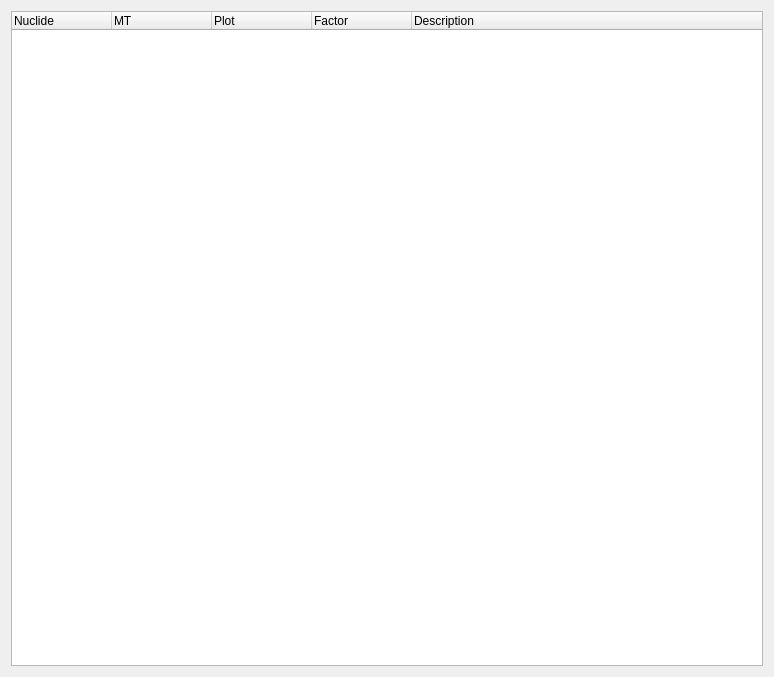
<?xml version="1.0" encoding="UTF-8"?>
<ui version="4.0">
 <class>NuclideTableWidget</class>
 <widget class="QWidget" name="NuclideTableWidget">
  <property name="geometry">
   <rect>
    <x>0</x>
    <y>0</y>
    <width>774</width>
    <height>677</height>
   </rect>
  </property>
  <property name="windowTitle">
   <string>Form</string>
  </property>
  <layout class="QHBoxLayout" name="horizontalLayout">
   <item>
    <widget class="QTreeWidget" name="treeWidgetNuclides">
     <property name="sizePolicy">
      <sizepolicy hsizetype="Preferred" vsizetype="Expanding">
       <horstretch>0</horstretch>
       <verstretch>0</verstretch>
      </sizepolicy>
     </property>
     <column>
      <property name="text">
       <string>Nuclide   </string>
      </property>
     </column>
     <column>
      <property name="text">
       <string>MT      </string>
      </property>
     </column>
     <column>
      <property name="text">
       <string>Plot</string>
      </property>
     </column>
     <column>
      <property name="text">
       <string>Factor</string>
      </property>
     </column>
     <column>
      <property name="text">
       <string>Description</string>
      </property>
     </column>
    </widget>
   </item>
  </layout>
 </widget>
 <resources/>
 <connections/>
</ui>
